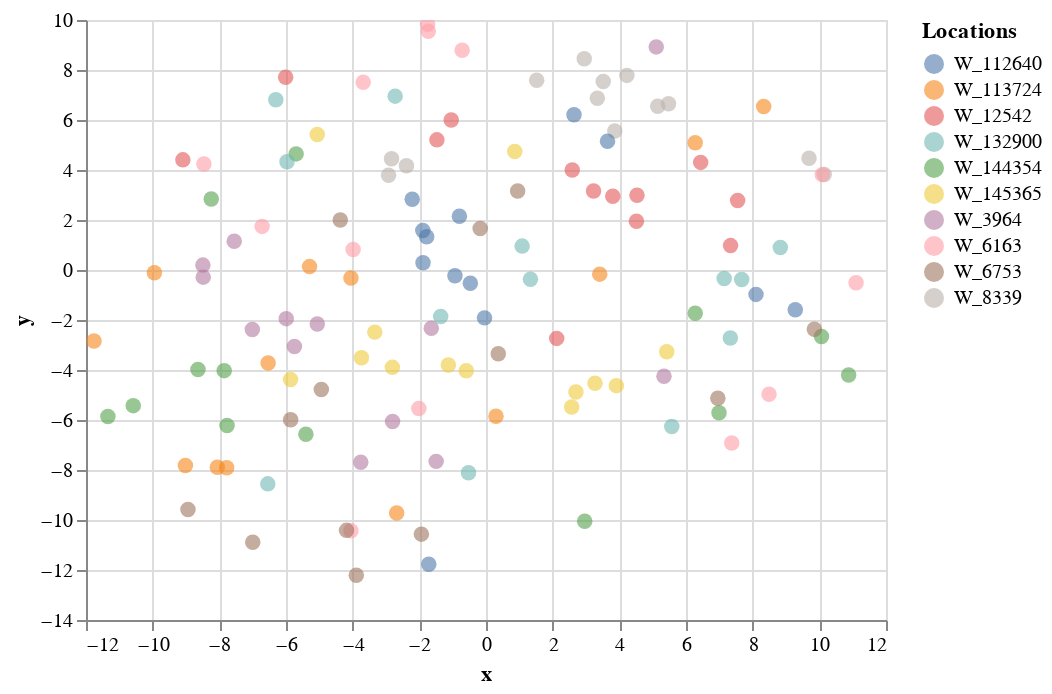

Notebook code for this chart:
### Code cell
#altair
import vega
import altair as alt
import pandas as pd

x3_axis = []
y3_axis = []

for i in range(len(X3)):
    x3_axis.append(X3[i][0])
    y3_axis.append(X3[i][1])
    
print(len(x3_axis))
print(len(y3_axis))
print((y))
    
df2 = pd.DataFrame({'x': np.asarray(x3_axis), 'y': np.asarray(y3_axis), 'Locations': np.asarray(y)})
viz2 = alt.Chart(df2).mark_circle(opacity=0.6, size=60).encode(x='x', y='y', color='Locations').interactive()
display(viz2)

### Figure 1 — Vega-Lite specification as saved in the notebook (floating-point values rounded to 4 significant figures; data arrays with more than 128 entries replaced by an {"elided": "..."} marker saying what was removed)
{"config": {"view": {"continuousWidth": 400, "continuousHeight": 300}}, "data": {"name": "data-a8a2f6a5bc57e2b5ec2f5f74be9e5213"}, "mark": {"type": "circle", "opacity": 0.6, "size": 60}, "encoding": {"color": {"type": "nominal", "field": "Locations"}, "x": {"type": "quantitative", "field": "x"}, "y": {"type": "quantitative", "field": "y"}}, "selection": {"selector004": {"type": "interval", "bind": "scales", "encodings": ["x", "y"]}}, "$schema": "https://vega.github.io/schema/vega-lite/v4.8.1.json", "datasets": {"data-a8a2f6a5bc57e2b5ec2f5f74be9e5213": {"elided": "130 records"}}}
